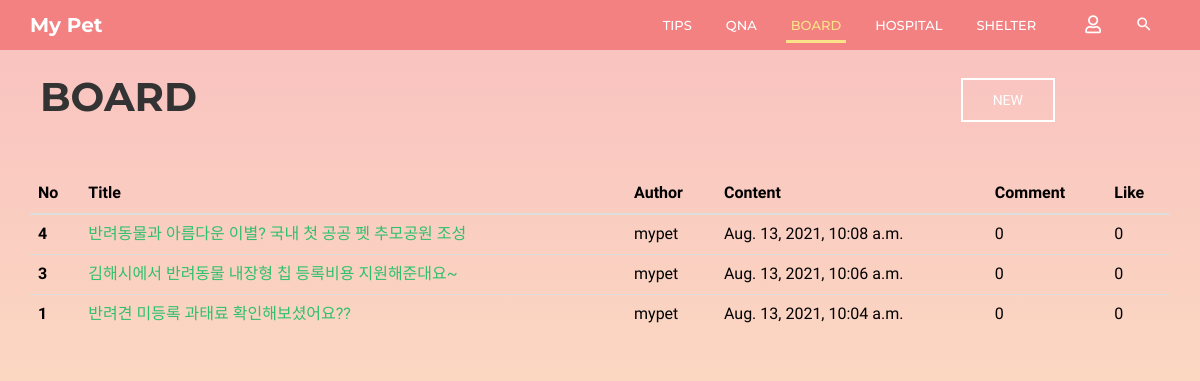
/community/board/, run on the app's committed database.
### community/models.py (models this page shows, shortened)
class Board(models.Model):
    b_title = models.CharField(max_length=30)
    b_author = models.CharField(max_length=20)
    b_content = models.TextField()
    b_date = models.DateTimeField(auto_now=True)
    b_comment_count = models.IntegerField(default=0)
    b_like_count = models.IntegerField(default=0)
    b_photo = models.ImageField(blank=True, null=True, default='../media/noimage.jpg')

### community/views.py (the view)
# urls.py: path('board/', views.board, name='board'),
def board(request):
    posts = Board.objects.all().order_by('-id')
    return render(request, 'community/board.html', {'posts': posts})

### community/templates/community/board.html (shortened to what this page needs)
{% extends 'base.html' %}
{% block html_body %}
    <link rel="stylesheet" href="/static/css/pages/header.css">
    <link rel="stylesheet" href="/static/css/pages/board.css">
    <header id="column-header">
        <div id="nino-headerInner">
            <nav id="nino-navbar" class="navbar navbar-default" role="navigation">
                <div class="container">
                    <div class="navbar-header">
                        <a class="navbar-brand" href="{% url 'home' %}">My Pet</a>
                    </div>
                    <div class="nino-menuItem pull-right">
                        <div class="collapse navbar-collapse pull-left" id="nino-navbar-collapse">
                            <ul class="nav navbar-nav">
                                <li><a href="#" onclick="testa('{% url 'community:tips' %}')">Tips<span class="sr-only">(current)</span></a>
                                </li>
                                <li><a href="#" onclick="testa('{% url 'community:qna' %}')">QnA</a></li>
                                <li class="active"><a href="#" onclick="testa('{% url 'community:board' %}')">Board</a>
                                </li>
                                <li><a href="#" onclick="testa('{% url 'community:hospital' %}')">Hospital</a></li>
                                <li><a href="#" onclick="testa('{% url 'community:shelter' %}')">Shelter</a></li>
                            </ul>
                        </div>
                        <ul class="nino-iconsGroup nav navbar-nav">
                            {% if user.is_authenticated %}
                                <li><a href="#" onclick="testa('{% url 'community:logout' %}')"><i
                                        class="mdi fas fa-user-slash nino-icon"></i></a></li>
                            {% else %}
                                <li><a href="#" onclick="testa('{% url 'community:login' %}')"><i
                                        class="mdi far fa-user nino-icon"></i></a></li>
                            {% endif %}
                            <li><a href="#" class="nino-search"><i class="mdi mdi-magnify nino-icon"></i></a></li>
                        </ul>
                    </div>
                </div>
            </nav>
        </div>
    </header>
    <div class="container board-header">
        <div class="board-title">
            <h1 class="title-h1">Board</h1>
        </div>
        <div class="board-post-btn">
            <a href="{% url 'community:board_create' %}" class="nino-btn nino-post-btn">NEW</a>
        </div>
    </div>
    <div class="container">
        <div class="tips-page tips-table">
            <table class="table table-hover">
                <thead class="thead-dark">
                <tr>
                    <th scope="col">No</th>
                    <th scope="col">Title</th>
                    <th scope="col">Author</th>
                    <th scope="col">Content</th>
                    <th scope="col">Comment</th>
                    <th scope="col">Like</th>
                </tr>
                </thead>
                {% for post in posts %}
                    <tr>
                        <th scope="row">{{ post.id }}</th>
                        <td><a href="/community/{{ post.id }}/board_detail/">{{ post.b_title }}</a></td>
                        <td>{{ post.b_author }}</td>
                        <td>{{ post.b_date }}</td>
                        <td>{{ post.b_comment_count }}</td>
                        <td>{{ post.b_like_count }}</td>
                    </tr>
                {% endfor %}
            </table>
        </div>
    </div>
{% endblock %}

### static/css/pages/index.css (style rules this page uses)
html, body { line-height: 1.7; margin: 0; padding: 0; }
body { color: #999; font-size: 13px; font-weight: 400; overflow-x: hidden; position: relative; font-family: "Roboto", sans-serif; }
article, aside, details, figcaption, figure, footer, header, hgroup, menu, nav, section, main { display: block; }
a { text-decoration: none; outline: none; color: #2ec06c; -webkit-transition: all 0.3s ease-in-out; -moz-transition: all 0.3s ease-in-out; -o-transition: all 0.3s ease-in-out; -ms-transition: all 0.3s ease-in-out; transition: all 0.3s ease-in-out; }
h1, h2, h3, h4, h5, h6 { margin: 5px 0 10px; color: #333; text-transform: uppercase; font-family: "Montserrat", sans-serif; }
h1, h2 { font-weight: 300; }
h1 { font-size: 2.2em; }
ul, ul li, ol, ol li, p, form, input { margin: 0; padding: 0; }
ul, ul li { list-style: none; }
.container { position: relative; }
.nino-btn { display: inline-block; color: black; text-transform: uppercase; padding: 13px 30px; text-align: center; border: 2px solid black; font-size: 14px; line-height: 100%; }
#nino-headerInner { position: relative; z-index: 5; }
#nino-navbar { background: none; border: none; border-radius: 0; }
#nino-navbar .navbar-brand { color: #fff; font-weight: 700; font-size: 20px; }
#nino-navbar .navbar-nav > li > a { color: #fff; font-weight: 500; text-transform: uppercase; border-bottom: 3px solid transparent; padding: 15px 5px 5px; margin: 0 12px; }
#nino-navbar .navbar-nav > li > a:hover, #nino-navbar .navbar-nav > .active > a, #nino-navbar .navbar-nav > .active > a:hover { color: #fce38a; border-color: #fce38a; background: none; }
#nino-navbar .nino-menuItem { float: right; }
#nino-navbar .nino-iconsGroup li a { border: none; font-size: 18px; }

### static/css/pages/header.css (style rules this page uses)
#column-header { position: relative; font-family: "Montserrat", sans-serif; background: rgba(243, 129, 129, 0.9); }
#column-header:after { content: ""; position: absolute; left: 0; top: 0; width: 100%; height: 100%; background: rgba(243, 129, 129, 0.9); }
#nino-headerInner { position: relative; z-index: 5; }

### static/css/pages/board.css (style rules this page uses)
body { height: 100vh; font-family: 'Prompt', sans-serif; background: linear-gradient( to bottom, rgba(243, 129, 129, 0.5), rgba(252, 227, 138, 0.5) ); }
.board-header { display: flex; align-items: center; margin-top: 15px; }
.board-title { position: relative; margin-left: 10px; }
.board-post-btn { position: absolute; right: 130px; }
.title-h1 { font-weight: 700; font-size: 40px; }
.tips-table { width: 100%; margin-top: 45px; }
th, td { color: black; font-size: 16px; }
.nino-post-btn { display: inline-block; color: white; text-transform: uppercase; padding: 13px 30px; text-align: center; border: 2px solid white; font-size: 14px; line-height: 100%; }

### data on the page
Board: id "4", b_title "반려동물과 아름다운 이별? 국내 첫 공공 펫 추모공원 조성", b_author "mypet", b_date "Aug. 13, 2021, 10:08 a.m.", b_comment_count "0", b_like_count "0"
Board: id "3", b_title "김해시에서 반려동물 내장형 칩 등록비용 지원해준대요~", b_author "mypet", b_date "Aug. 13, 2021, 10:06 a.m.", b_comment_count "0", b_like_count "0"
Board: id "1", b_title "반려견 미등록 과태료 확인해보셨어요??", b_author "mypet", b_date "Aug. 13, 2021, 10:04 a.m.", b_comment_count "0", b_like_count "0"
